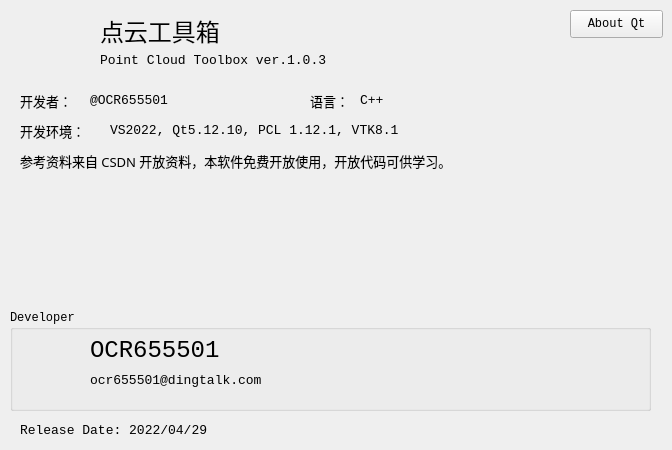
   <widget class="QWidget" name="tab_6">
    <attribute name="title">
     <string>关于</string>
    </attribute>
    <widget class="QLabel" name="label_40">
     <property name="geometry">
      <rect>
       <x>20</x>
       <y>10</y>
       <width>71</width>
       <height>71</height>
      </rect>
     </property>
     <property name="text">
      <string>&lt;html&gt;&lt;head/&gt;&lt;body&gt;&lt;p&gt;&lt;img src=&quot;:/QMainWindow/aboutIcon.png&quot;/&gt;&lt;/p&gt;&lt;/body&gt;&lt;/html&gt;</string>
     </property>
    </widget>
    <widget class="QLabel" name="label_41">
     <property name="geometry">
      <rect>
       <x>100</x>
       <y>10</y>
       <width>391</width>
       <height>41</height>
      </rect>
     </property>
     <property name="font">
      <font>
       <family>黑体</family>
       <pointsize>18</pointsize>
      </font>
     </property>
     <property name="text">
      <string>点云工具箱</string>
     </property>
    </widget>
    <widget class="QLabel" name="label_42">
     <property name="geometry">
      <rect>
       <x>100</x>
       <y>50</y>
       <width>391</width>
       <height>21</height>
      </rect>
     </property>
     <property name="font">
      <font>
       <family>Consolas</family>
       <pointsize>10</pointsize>
      </font>
     </property>
     <property name="text">
      <string>Point Cloud Toolbox ver.1.0.3</string>
     </property>
    </widget>
    <widget class="QLabel" name="label_50">
     <property name="geometry">
      <rect>
       <x>20</x>
       <y>90</y>
       <width>71</width>
       <height>21</height>
      </rect>
     </property>
     <property name="font">
      <font>
       <family>黑体</family>
       <pointsize>10</pointsize>
      </font>
     </property>
     <property name="text">
      <string>开发者：</string>
     </property>
    </widget>
    <widget class="QLabel" name="label_51">
     <property name="geometry">
      <rect>
       <x>20</x>
       <y>120</y>
       <width>91</width>
       <height>21</height>
      </rect>
     </property>
     <property name="font">
      <font>
       <family>黑体</family>
       <pointsize>10</pointsize>
      </font>
     </property>
     <property name="text">
      <string>开发环境：</string>
     </property>
    </widget>
    <widget class="QLabel" name="label_52">
     <property name="geometry">
      <rect>
       <x>90</x>
       <y>90</y>
       <width>211</width>
       <height>21</height>
      </rect>
     </property>
     <property name="font">
      <font>
       <family>Consolas</family>
       <pointsize>10</pointsize>
      </font>
     </property>
     <property name="text">
      <string>@OCR655501</string>
     </property>
    </widget>
    <widget class="QLabel" name="label_53">
     <property name="geometry">
      <rect>
       <x>20</x>
       <y>150</y>
       <width>641</width>
       <height>21</height>
      </rect>
     </property>
     <property name="font">
      <font>
       <family>黑体</family>
       <pointsize>10</pointsize>
      </font>
     </property>
     <property name="text">
      <string>参考资料来自 CSDN 开放资料，本软件免费开放使用，开放代码可供学习。</string>
     </property>
    </widget>
    <widget class="QLabel" name="label_54">
     <property name="geometry">
      <rect>
       <x>110</x>
       <y>120</y>
       <width>391</width>
       <height>21</height>
      </rect>
     </property>
     <property name="font">
      <font>
       <family>Consolas</family>
       <pointsize>10</pointsize>
      </font>
     </property>
     <property name="text">
      <string>VS2022, Qt5.12.10, PCL 1.12.1, VTK8.1</string>
     </property>
    </widget>
    <widget class="QPushButton" name="AboutQt">
     <property name="geometry">
      <rect>
       <x>570</x>
       <y>10</y>
       <width>93</width>
       <height>28</height>
      </rect>
     </property>
     <property name="font">
      <font>
       <family>Consolas</family>
      </font>
     </property>
     <property name="text">
      <string>About Qt</string>
     </property>
    </widget>
    <widget class="QLabel" name="label_55">
     <property name="geometry">
      <rect>
       <x>20</x>
       <y>420</y>
       <width>391</width>
       <height>21</height>
      </rect>
     </property>
     <property name="font">
      <font>
       <family>Consolas</family>
       <pointsize>10</pointsize>
      </font>
     </property>
     <property name="text">
      <string>Release Date: 2022/04/29</string>
     </property>
    </widget>
    <widget class="QGroupBox" name="groupBox_15">
     <property name="geometry">
      <rect>
       <x>10</x>
       <y>310</y>
       <width>641</width>
       <height>101</height>
      </rect>
     </property>
     <property name="font">
      <font>
       <family>Consolas</family>
      </font>
     </property>
     <property name="title">
      <string>Developer</string>
     </property>
     <widget class="QLabel" name="label_56">
      <property name="geometry">
       <rect>
        <x>10</x>
        <y>20</y>
        <width>71</width>
        <height>71</height>
       </rect>
      </property>
      <property name="text">
       <string>&lt;html&gt;&lt;head/&gt;&lt;body&gt;&lt;p&gt;&lt;img src=&quot;:/QMainWindow/DeveloperIcon.jpg&quot;/&gt;&lt;/p&gt;&lt;/body&gt;&lt;/html&gt;</string>
      </property>
     </widget>
     <widget class="QLabel" name="label_58">
      <property name="geometry">
       <rect>
        <x>80</x>
        <y>60</y>
        <width>391</width>
        <height>21</height>
       </rect>
      </property>
      <property name="font">
       <font>
        <family>Consolas</family>
        <pointsize>10</pointsize>
       </font>
      </property>
      <property name="text">
       <string>ocr655501@dingtalk.com</string>
      </property>
     </widget>
     <widget class="QLabel" name="label_57">
      <property name="geometry">
       <rect>
        <x>80</x>
        <y>20</y>
        <width>391</width>
        <height>41</height>
       </rect>
      </property>
      <property name="font">
       <font>
        <family>Consolas</family>
        <pointsize>18</pointsize>
       </font>
      </property>
      <property name="text">
       <string>OCR655501</string>
      </property>
     </widget>
    </widget>
    <widget class="QLabel" name="label_59">
     <property name="geometry">
      <rect>
       <x>310</x>
       <y>90</y>
       <width>61</width>
       <height>21</height>
      </rect>
     </property>
     <property name="font">
      <font>
       <family>黑体</family>
       <pointsize>10</pointsize>
      </font>
     </property>
     <property name="text">
      <string>语言：</string>
     </property>
    </widget>
    <widget class="QLabel" name="label_60">
     <property name="geometry">
      <rect>
       <x>360</x>
       <y>90</y>
       <width>211</width>
       <height>21</height>
      </rect>
     </property>
     <property name="font">
      <font>
       <family>Consolas</family>
       <pointsize>10</pointsize>
      </font>
     </property>
     <property name="text">
      <string>C++</string>
     </property>
    </widget>
   </widget>
